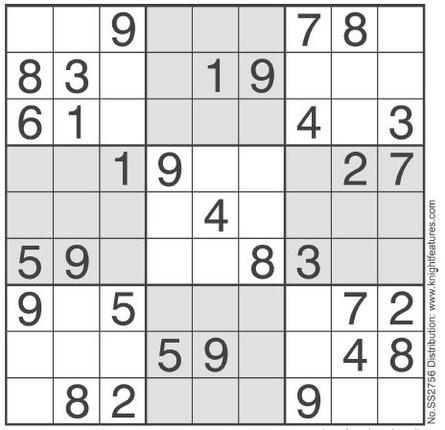
#> input picture ExampleImages/image1.jpg, 445 x 430 px
$ python -i grid_extraction.py   (imports and definitions only)
#> lines starting #> are read from the running program, lines starting #| are printed output that depends on the picture
import cv2
import numpy as np
import operator

# Note: Pass processed images only
def find_largest_contour(img: np.ndarray) -> (bool, np.ndarray):
    # find contours in the edged image, keep only the largest
    contours, hierarchy = cv2.findContours(img.copy(), cv2.RETR_EXTERNAL, cv2.CHAIN_APPROX_SIMPLE)
    grid_cnt = np.array(sorted(contours, key=lambda x: cv2.contourArea(x), reverse=True))
    status, main_contour = False, np.array([])
    if len(grid_cnt) != 0:
        status, main_contour = True, grid_cnt[0]

    return (status, main_contour)


def perspective_transform(image: np.ndarray, corners: np.ndarray) -> np.ndarray:
    # Reference: https://stackoverflow.com/questions/57636399/how-to-detect-sudoku-grid-board-in-opencv

    def order_corner_points(corners):
        # Bottom-right point has the largest (x + y) value
        # Top-left has point smallest (x + y) value
        # Bottom-left point has smallest (x - y) value
        # Top-right point has largest (x - y) value
        bottom_r, _ = max(enumerate([pt[0][0] + pt[0][1] for pt in corners]), key=operator.itemgetter(1))
        top_l = (bottom_r + 2)%4
        left_corners = [corners[i] for i in range(len(corners)) if((i!=bottom_r) and (i!=top_l))]
        bottom_l, _ = min(enumerate([pt[0][0] - pt[0][1] for pt in left_corners]), key=operator.itemgetter(1))
        top_r = (bottom_l + 1)%2

        return (corners[top_l][0], left_corners[top_r][0], corners[bottom_r][0], left_corners[bottom_l][0])

    # Order points in clockwise order
    ordered_corners = order_corner_points(corners)
    top_l, top_r, bottom_r, bottom_l = ordered_corners

    # Determine width of new image which is the max distance between
    # (bottom right and bottom left) or (top right and top left) x-coordinates
    width_A = np.sqrt(((bottom_r[0] - bottom_l[0]) ** 2) + ((bottom_r[1] - bottom_l[1]) ** 2))
    width_B = np.sqrt(((top_r[0] - top_l[0]) ** 2) + ((top_r[1] - top_l[1]) ** 2))
    width = max(int(width_A), int(width_B))

    # Determine height of new image which is the max distance between
    # (top right and bottom right) or (top left and bottom left) y-coordinates
    height_A = np.sqrt(((top_r[0] - bottom_r[0]) ** 2) + ((top_r[1] - bottom_r[1]) ** 2))
    height_B = np.sqrt(((top_l[0] - bottom_l[0]) ** 2) + ((top_l[1] - bottom_l[1]) ** 2))
    height = max(int(height_A), int(height_B))

    # Construct new points to obtain top-down view of image in
    # top_r, top_l, bottom_l, bottom_r order
    dimensions = np.array([[0, 0], [width - 1, 0], [width - 1, height - 1],
                    [0, height - 1]], dtype = "float32")

    # Convert to Numpy format
    ordered_corners = np.array(ordered_corners, dtype="float32")

    # Find perspective transform matrix
    matrix = cv2.getPerspectiveTransform(ordered_corners, dimensions)

    # Return the transformed image
    return cv2.warpPerspective(image, matrix, (width, height))


# Main function for extracting the grid from the image
def extractGrid(processed_img: np.ndarray) -> (bool, np.ndarray):
    status, main_contour = find_largest_contour(processed_img)
    if status == False:
        return (status, main_contour)

    peri = cv2.arcLength(main_contour, True)
    approx = cv2.approxPolyDP(main_contour, 0.01 * peri, True)
    transformed_processed = perspective_transform(processed_img, approx[0:4])
    # For debugging
    # print(approx)
    # transformed_original = perspective_transform(orig_img, approx)
    # print(approx.shape, approx[0], approx[1], approx[2], approx[3])

    return (True, transformed_processed)

>>> import cv2
>>> picture = cv2.imread('../ExampleImages/image1.jpg', cv2.IMREAD_GRAYSCALE)
#> picture: shape (430, 445); min 20, max 255, mean 218.2
>>> result = extractGrid(picture)
#> in find_largest_contour, `contours, hierarchy = cv2.findContours(img.copy(), cv2.RETR_EXTERNAL, ..`: contours = [[[0, 0], [0, 429], [444, 429], [444, 0]]]
#> in find_largest_contour, `status, main_contour = True, grid_cnt[0]`: status = True; main_contour = [[0, 0], [0, 429], [444, 429], [444, 0]]
#> in extractGrid, `status, main_contour = find_largest_contour(processed_img)`: status = True; main_contour = [[0, 0], [0, 429], [444, 429], [444, 0]]
#> in extractGrid, `peri = cv2.arcLength(main_contour, True)`: peri = 1746
#> in extractGrid, `approx = cv2.approxPolyDP(main_contour, 0.01 * peri, True)`: approx = [[0, 0], [0, 429], [444, 429], [444, 0]]
#> in order_corner_points, `bottom_r, _ = max(enumerate([pt[0][0] + pt[0][1] for pt in corners]), ..`: bottom_r = 2
#> in order_corner_points, `top_l = (bottom_r + 2)%4`: top_l = 0
#> in order_corner_points, `left_corners = [corners[i] for i in range(len(corners)) if((i!=bottom_..`: left_corners = [[[0, 429]], [[444, 0]]]
#> in order_corner_points, `bottom_l, _ = min(enumerate([pt[0][0] - pt[0][1] for pt in left_corner..`: bottom_l = 0
#> in order_corner_points, `top_r = (bottom_l + 1)%2`: top_r = 1
#> in perspective_transform, `ordered_corners = order_corner_points(corners)`: ordered_corners = ([0, 0], [444, 0], [444, 429], [0, 429])
#> in perspective_transform, `top_l, top_r, bottom_r, bottom_l = ordered_corners`: top_l = [0, 0]; top_r = [444, 0]; bottom_r = [444, 429]; bottom_l = [0, 429]
#> in perspective_transform, `width_A = np.sqrt(((bottom_r[0] - bottom_l[0]) ** 2) + ((bottom_r[1] -..`: width_A = 444
#> in perspective_transform, `height_A = np.sqrt(((top_r[0] - bottom_r[0]) ** 2) + ((top_r[1] - bott..`: height_A = 429
#> in perspective_transform, `dimensions = np.array([[0, 0], [width - 1, 0], [width - 1, height - 1]..`: dimensions = [[0, 0], [443, 0], [443, 428], [0, 428]]
#> in perspective_transform, `ordered_corners = np.array(ordered_corners, dtype="float32")`: ordered_corners = [[0, 0], [444, 0], [444, 429], [0, 429]]
#> in perspective_transform, `matrix = cv2.getPerspectiveTransform(ordered_corners, dimensions)`: matrix = [[0.998, 0, 0], [0, 0.998, 0], [0, 0, 1]]
#> in perspective_transform, `return cv2.warpPerspective(image, matrix, (width, height))`:
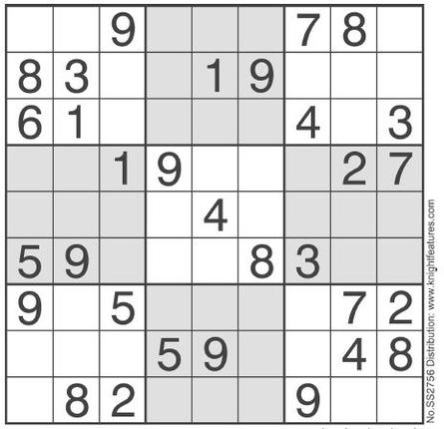
#> returned value: shape (429, 444); min 32, max 255, mean 218.3

$ run again, on ExampleImages/image2.jpg
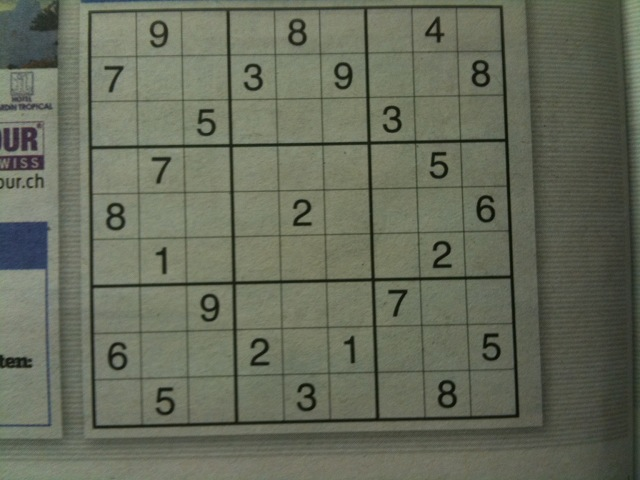
#> input picture ExampleImages/image2.jpg, 640 x 480 px
#> contours = [[[0, 0], [0, 479], [639, 479], [639, 0]]]
#> in find_largest_contour, `status, main_contour = True, grid_cnt[0]`: status = True; main_contour = [[0, 0], [0, 479], [639, 479], [639, 0]]
#> in extractGrid, `status, main_contour = find_largest_contour(processed_img)`: status = True; main_contour = [[0, 0], [0, 479], [639, 479], [639, 0]]
#> peri = 2236
#> approx = [[0, 0], [0, 479], [639, 479], [639, 0]]
#> in order_corner_points, `bottom_r, _ = max(enumerate([pt[0][0] + pt[0][1] for pt in corners]), ..`: bottom_r = 2
#> in order_corner_points, `top_l = (bottom_r + 2)%4`: top_l = 0
#> left_corners = [[[0, 479]], [[639, 0]]]
#> in order_corner_points, `bottom_l, _ = min(enumerate([pt[0][0] - pt[0][1] for pt in left_corner..`: bottom_l = 0
#> in order_corner_points, `top_r = (bottom_l + 1)%2`: top_r = 1
#> in perspective_transform, `ordered_corners = order_corner_points(corners)`: ordered_corners = ([0, 0], [639, 0], [639, 479], [0, 479])
#> in perspective_transform, `top_l, top_r, bottom_r, bottom_l = ordered_corners`: top_l = [0, 0]; top_r = [639, 0]; bottom_r = [639, 479]; bottom_l = [0, 479]
#> width_A = 639
#> height_A = 479
#> dimensions = [[0, 0], [638, 0], [638, 478], [0, 478]]
#> in perspective_transform, `ordered_corners = np.array(ordered_corners, dtype="float32")`: ordered_corners = [[0, 0], [639, 0], [639, 479], [0, 479]]
#> matrix = [[0.998, 0, 0], [0, 0.998, 0], [1.86e-19, 0, 1]]
#> in perspective_transform, `return cv2.warpPerspective(image, matrix, (width, height))`:
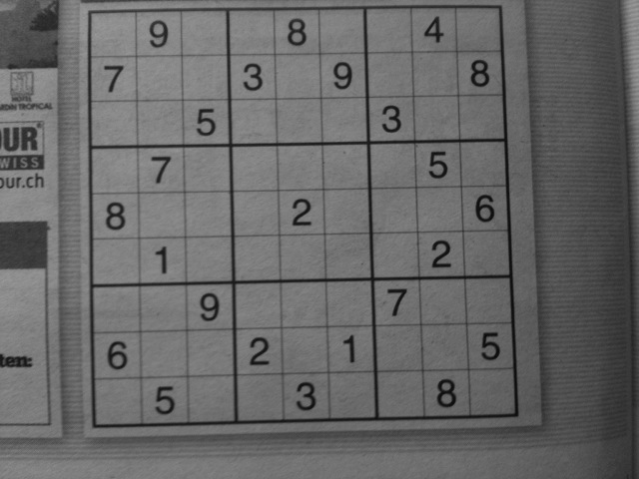
#> returned value: shape (479, 639); min 11, max 153, mean 103.7

$ run again, on ExampleImages/image3.jpg
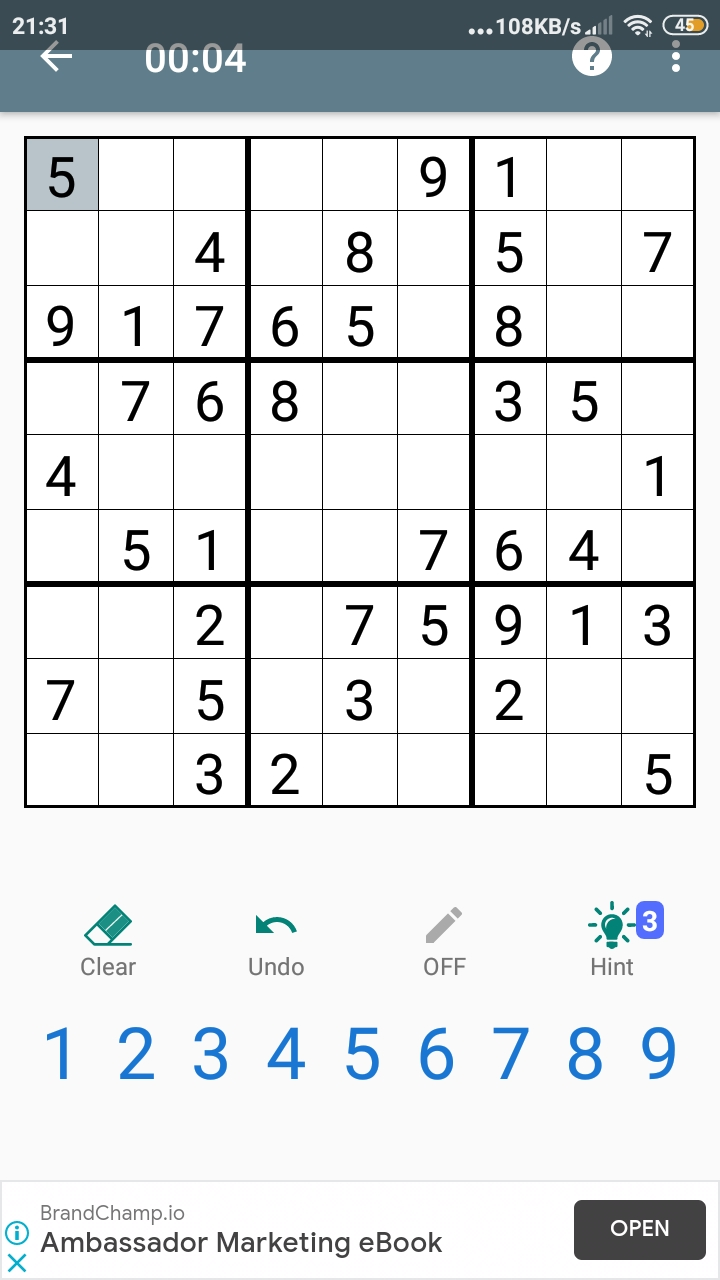
#> input picture ExampleImages/image3.jpg, 720 x 1280 px
#> `picture = cv2.imread('../ExampleImages/image1.jpg', cv2.IMREAD_GRAYSCA..`:
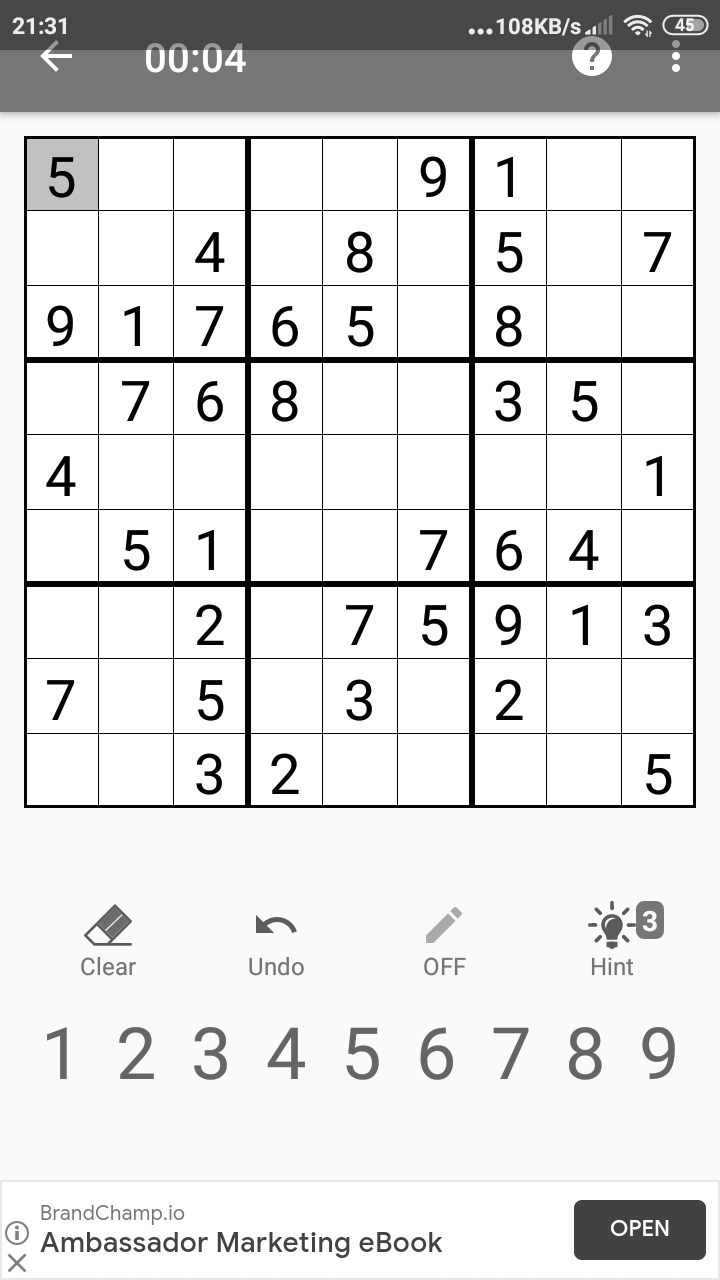
#> picture: shape (1280, 720); min 0, max 255, mean 222.8
#> contours = [[[0, 0], [0, 1279], [719, 1279], [719, 0]]]
#> in find_largest_contour, `status, main_contour = True, grid_cnt[0]`: status = True; main_contour = [[0, 0], [0, 1279], [719, 1279], [719, 0]]
#> in extractGrid, `status, main_contour = find_largest_contour(processed_img)`: status = True; main_contour = [[0, 0], [0, 1279], [719, 1279], [719, 0]]
#> peri = 3996
#> approx = [[0, 0], [0, 1279], [719, 1279], [719, 0]]
#> in order_corner_points, `bottom_r, _ = max(enumerate([pt[0][0] + pt[0][1] for pt in corners]), ..`: bottom_r = 2
#> in order_corner_points, `top_l = (bottom_r + 2)%4`: top_l = 0
#> left_corners = [[[0, 1279]], [[719, 0]]]
#> in order_corner_points, `bottom_l, _ = min(enumerate([pt[0][0] - pt[0][1] for pt in left_corner..`: bottom_l = 0
#> in order_corner_points, `top_r = (bottom_l + 1)%2`: top_r = 1
#> in perspective_transform, `ordered_corners = order_corner_points(corners)`: ordered_corners = ([0, 0], [719, 0], [719, 1279], [0, 1279])
#> in perspective_transform, `top_l, top_r, bottom_r, bottom_l = ordered_corners`: top_l = [0, 0]; top_r = [719, 0]; bottom_r = [719, 1279]; bottom_l = [0, 1279]
#> width_A = 719
#> height_A = 1279
#> dimensions = [[0, 0], [718, 0], [718, 1278], [0, 1278]]
#> in perspective_transform, `ordered_corners = np.array(ordered_corners, dtype="float32")`: ordered_corners = [[0, 0], [719, 0], [719, 1279], [0, 1279]]
#> matrix = [[0.999, 0, 0], [0, 0.999, 0], [0, 0, 1]]
#> in perspective_transform, `return cv2.warpPerspective(image, matrix, (width, height))`:
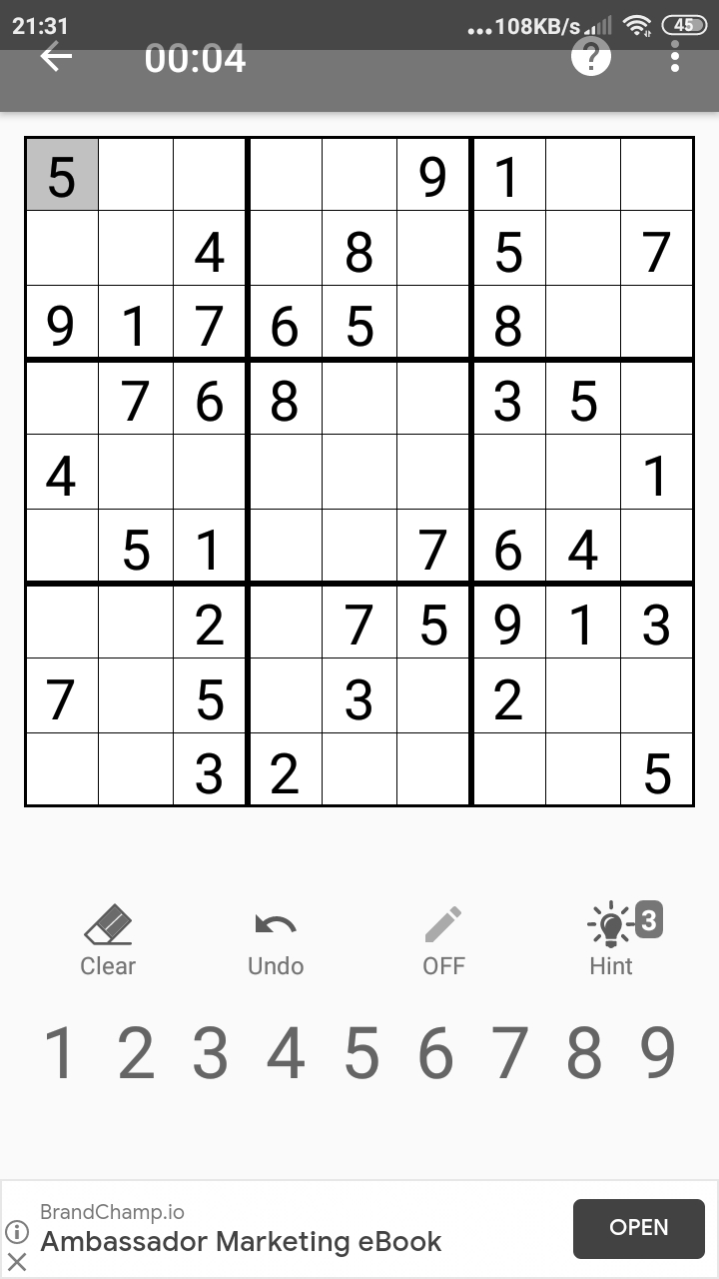
#> returned value: shape (1279, 719); min 0, max 255, mean 222.8

$ run again, on ExampleImages/image4.jpg
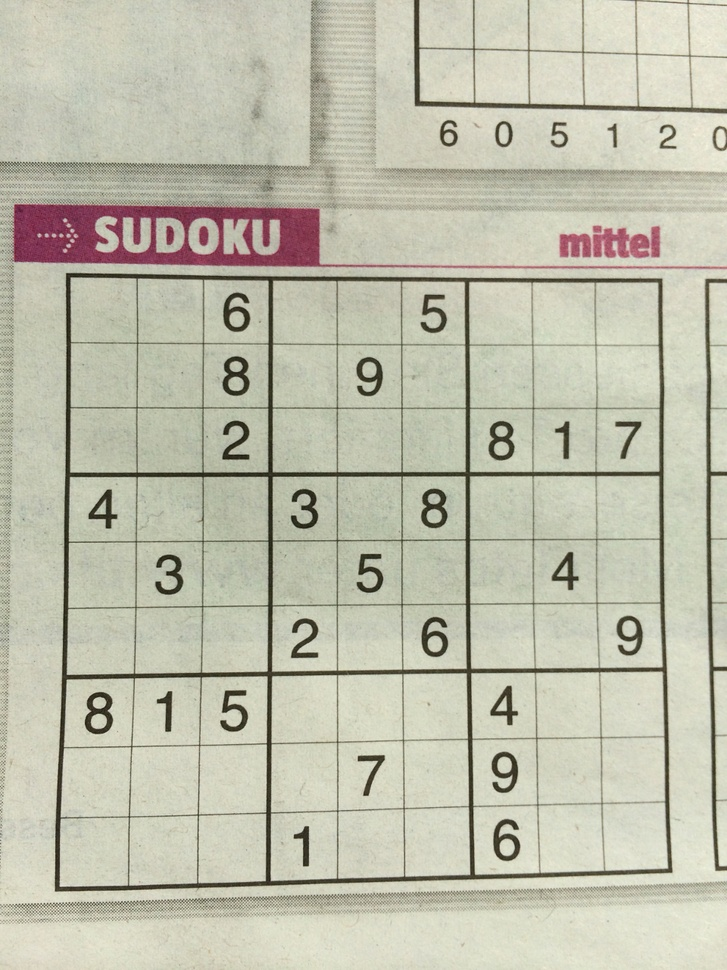
#> input picture ExampleImages/image4.jpg, 727 x 970 px, shrunk from 960 x 1280 before the run
#> `picture = cv2.imread('../ExampleImages/image1.jpg', cv2.IMREAD_GRAYSCA..`:
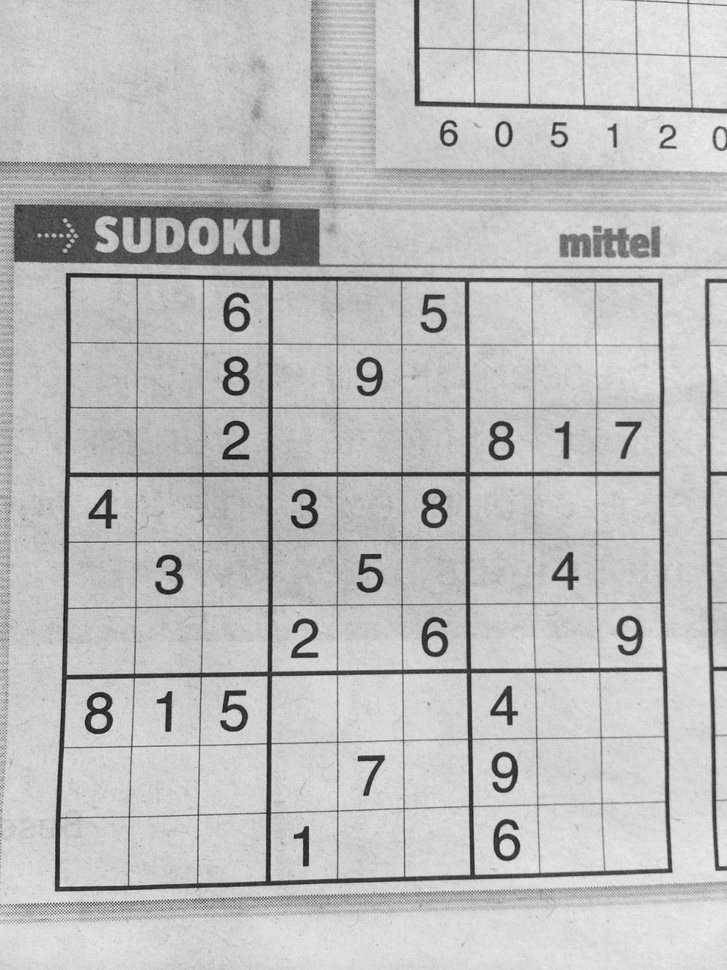
#> picture: shape (970, 727); min 20, max 244, mean 189.3
#> contours = [[[0, 0], [0, 969], [726, 969], [726, 0]]]
#> in find_largest_contour, `status, main_contour = True, grid_cnt[0]`: status = True; main_contour = [[0, 0], [0, 969], [726, 969], [726, 0]]
#> in extractGrid, `status, main_contour = find_largest_contour(processed_img)`: status = True; main_contour = [[0, 0], [0, 969], [726, 969], [726, 0]]
#> peri = 3390
#> approx = [[0, 0], [0, 969], [726, 969], [726, 0]]
#> in order_corner_points, `bottom_r, _ = max(enumerate([pt[0][0] + pt[0][1] for pt in corners]), ..`: bottom_r = 2
#> in order_corner_points, `top_l = (bottom_r + 2)%4`: top_l = 0
#> left_corners = [[[0, 969]], [[726, 0]]]
#> in order_corner_points, `bottom_l, _ = min(enumerate([pt[0][0] - pt[0][1] for pt in left_corner..`: bottom_l = 0
#> in order_corner_points, `top_r = (bottom_l + 1)%2`: top_r = 1
#> in perspective_transform, `ordered_corners = order_corner_points(corners)`: ordered_corners = ([0, 0], [726, 0], [726, 969], [0, 969])
#> in perspective_transform, `top_l, top_r, bottom_r, bottom_l = ordered_corners`: top_l = [0, 0]; top_r = [726, 0]; bottom_r = [726, 969]; bottom_l = [0, 969]
#> width_A = 726
#> height_A = 969
#> dimensions = [[0, 0], [725, 0], [725, 968], [0, 968]]
#> in perspective_transform, `ordered_corners = np.array(ordered_corners, dtype="float32")`: ordered_corners = [[0, 0], [726, 0], [726, 969], [0, 969]]
#> matrix = [[0.999, 0, 0], [0, 0.999, 0], [1.62e-19, 0, 1]]
